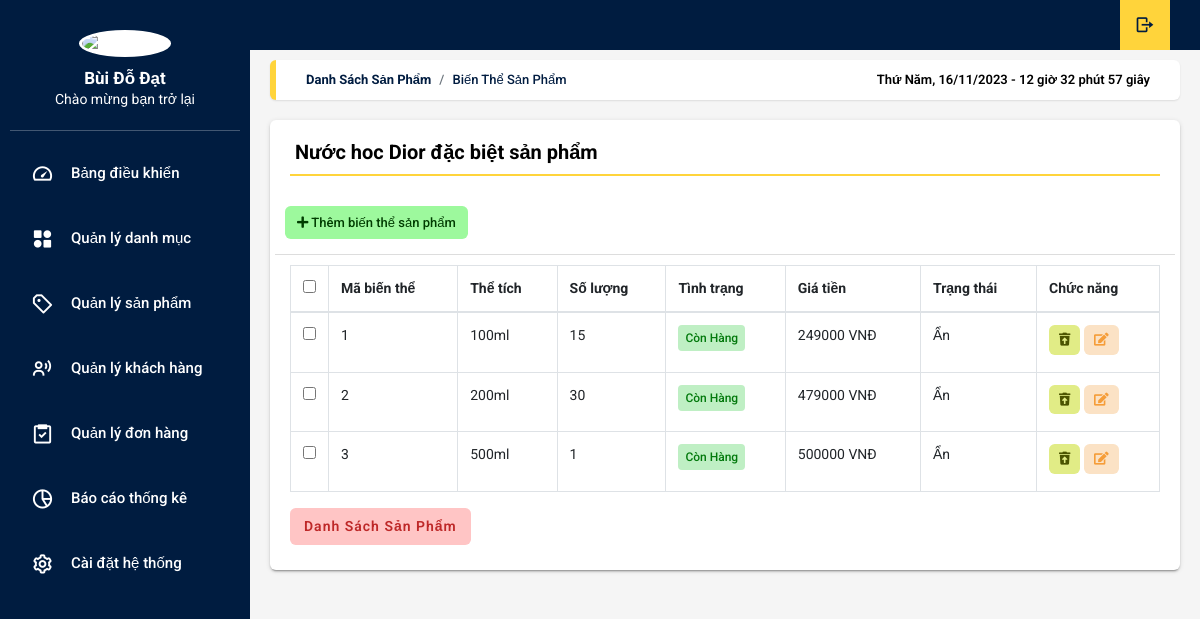
The app's page /admin/index.php?act=danh-sach-bien-the&id_sanpham=1 with its own data.
### tables this page shows
CREATE TABLE `sanpham` (
  `id` int(11) NOT NULL,
  `ten` varchar(50) NOT NULL,
  `hinh` varchar(100) DEFAULT NULL,
  `xuatxu` varchar(50) DEFAULT NULL,
  `phongcach` varchar(50) DEFAULT NULL,
  `mota` text DEFAULT NULL,
  `iddm` int(11) NOT NULL
);

CREATE TABLE `sanpham_thetich` (
  `id` int(11) NOT NULL,
  `id_sanpham` int(11) NOT NULL,
  `id_thetich` int(11) NOT NULL,
  `gia` int(11) NOT NULL,
  `soluong` int(11) NOT NULL,
  `trangthai` tinyint(1) NOT NULL DEFAULT 1
);

CREATE TABLE `thetich` (
  `id` int(11) NOT NULL,
  `thetich` varchar(20) NOT NULL
);

### model/pdo.php (called while the page is built, shortened)
<?php
function pdo_get_connection(){
    $dburl = "mysql:host=localhost;dbname=shopnuochoa;charset=utf8";
    $username = 'root';
    $password = '';
    $conn = new PDO($dburl, $username, $password);
    $conn->setAttribute(PDO::ATTR_ERRMODE, PDO::ERRMODE_EXCEPTION);
    return $conn;
}
function pdo_query($sql){
    $sql_args = array_slice(func_get_args(), 1);
    try{
        $conn = pdo_get_connection();
        $stmt = $conn->prepare($sql);
        $stmt->execute($sql_args);
        $rows = $stmt->fetchAll();
        return $rows;
    }
    catch(PDOException $e){
        throw $e;
    }
    finally{
        unset($conn);
    }
}
function pdo_query_one($sql){
    $sql_args = array_slice(func_get_args(), 1);
    try{
        $conn = pdo_get_connection();
        $stmt = $conn->prepare($sql);
        $stmt->execute($sql_args);
        $row = $stmt->fetch(PDO::FETCH_ASSOC);
        return $row;
    }
    catch(PDOException $e){
        throw $e;
    }
    finally{
        unset($conn);
    }
}

### model/sanpham.php (called while the page is built, shortened)
<?php
    function loadall_sanpham_thetich($id_sanpham){
        $sql = "SELECT sanpham_thetich.id, sanpham_thetich.id_thetich,sanpham.ten ,hinh ,thetich,soluong ,gia,trangthai from sanpham_thetich
                join thetich on thetich.id = sanpham_thetich.id_thetich
                join sanpham on sanpham.id = sanpham_thetich.id_sanpham
                where sanpham_thetich.id_sanpham = $id_sanpham ";
                $listchitiet = pdo_query($sql);
                return $listchitiet;
    }
    function loadone_sanpham($id){
        $sql = "select * from sanpham where id=".$id;
        $sp = pdo_query_one($sql);
        return $sp;
    }
?>

### admin/sanpham/danh-sach-bien-the.php (the view, shortened to what this page needs)
<div class="app-title">
            <ul class="app-breadcrumb breadcrumb side">
                <li class="breadcrumb-item active"><a href="index.php?act=danh-sach-san-pham"><b>Danh sách sản phẩm </b></a></li>
                <li class="breadcrumb-item"><a href="#">Biến thể sản phẩm</a></li>
            </ul>
            <div id="clock"></div>
        </div>
        <div class="row">
            <div class="col-md-12">
                <div class="tile">
                <h3 class="tile-title"><?=$sanpham['ten']??''?></h3>
                    <div class="tile-body">
                        <div class="row element-button">
                            <div class="col-sm-2">
                              <a class="btn btn-add btn-sm" href="index.php?act=them-moi-bien-the&id_sanpham=<?php echo $id_sanpham=$sanpham['id']??''?>" title="Thêm"><i class="fas fa-plus"></i>
                                Thêm biến thể sản phẩm</a>
                            </div>
                          </div>
                        <table class="table table-hover table-bordered" id="sampleTable">
                            <thead>
                                <tr>
                                    <th width="10"><input type="checkbox" id="all"></th>
                                    <th>Mã biến thể</th>
                                    <th>Thể tích</th>
                                    <th>Số lượng</th>
                                    <th>Tình trạng</th>
                                    <th>Giá tiền</th>
                                    <th>Trạng thái</th>
                                    <th>Chức năng</th>
                                </tr>
                            </thead>
                            <tbody>
                                <?php
                                    foreach($listsanpham_thetich as $sp_tt):
                                        extract($sp_tt);
                                        $suabienthe ="index.php?act=sua-bien-the&id_bienthe=$id";
                                        $xoabienthe ="index.php?act=xoa-bien-the&id_sanpham=$id_sanpham&id_bienthe=$id";
                                        $restorebienthe ="index.php?act=khoi-phuc-bien-the&id_sanpham=$id_sanpham&id_bienthe=$id";
                                ?>
                                <tr>
                                <td width="10"><input type="checkbox" name="check1" value="1"></td>
                                    <td><?=$id?></td>
                                    <td><?=$thetich?></td>
                                    <td><?=$soluong?></td>
                                     <td>
                                        <span class="badge <?=$soluong>0?"bg-success":"bg-danger";?>">
                                        <?=$soluong>0?"Còn Hàng":"Hết Hàng";?>
                                        </span>
                                    </td>
                                    <td><?=$gia?> VNĐ</td>
                                    <td><?=$trangthai==1?"Hiển Thị":"Ẩn"?></td>
                                    <td>
                                        <?php if($trangthai==1){  ?>
                                            <a href="<?=$xoabienthe?>" onclick="return confirm('Bạn chắc chắn muốn xóa chứ ?')";>
                                                <button class="btn btn-primary btn-sm trash" type="button" title="Xóa"
                                                    ><i class="fas fa-trash-alt"></i>
                                                </button>
                                            </a>
                                        <?php }else{ ?>
                                            <a href="<?=$restorebienthe?>" onclick="return confirm('Bạn chắc chắn muốn khôi phục chứ ?')";>
                                                <button class="btn btn-primary btn-sm nhap-tu-file" type="button" title="Khôi phục"
                                                    ><i class="fas fa-trash-restore"></i>
                                                </button>
                                            </a>
                                        <?php } ?>
                                        <a href="<?=$suabienthe?>">
                                            <button class="btn btn-primary btn-sm edit" type="button" title="Sửa" id="show-emp" data-toggle="modal"
                                            data-target="#ModalUP"><i class="fas fa-edit"></i></button>
                                        </a>
                                    </td>
                                </tr>
                                <?php endforeach;?>
                            </tbody>
                        </table>
                        <a class="btn btn-cancel" href="index.php?act=danh-sach-san-pham">Danh Sách Sản Phẩm</a>
                    </div>
                </div>
            </div>
        </div>
    </main>

### records on screen
sanpham: ten "Nước hoc Dior đặc biệt sản phẩm"
sanpham_thetich: id "1", id_thetich.thetich "100ml", soluong "15", shows "Còn Hàng", gia "249000", trangthai "Ẩn"
sanpham_thetich: id "2", id_thetich.thetich "200ml", soluong "30", shows "Còn Hàng", gia "479000", trangthai "Ẩn"
sanpham_thetich: id "3", id_thetich.thetich "500ml", soluong "1", shows "Còn Hàng", gia "500000", trangthai "Ẩn"
